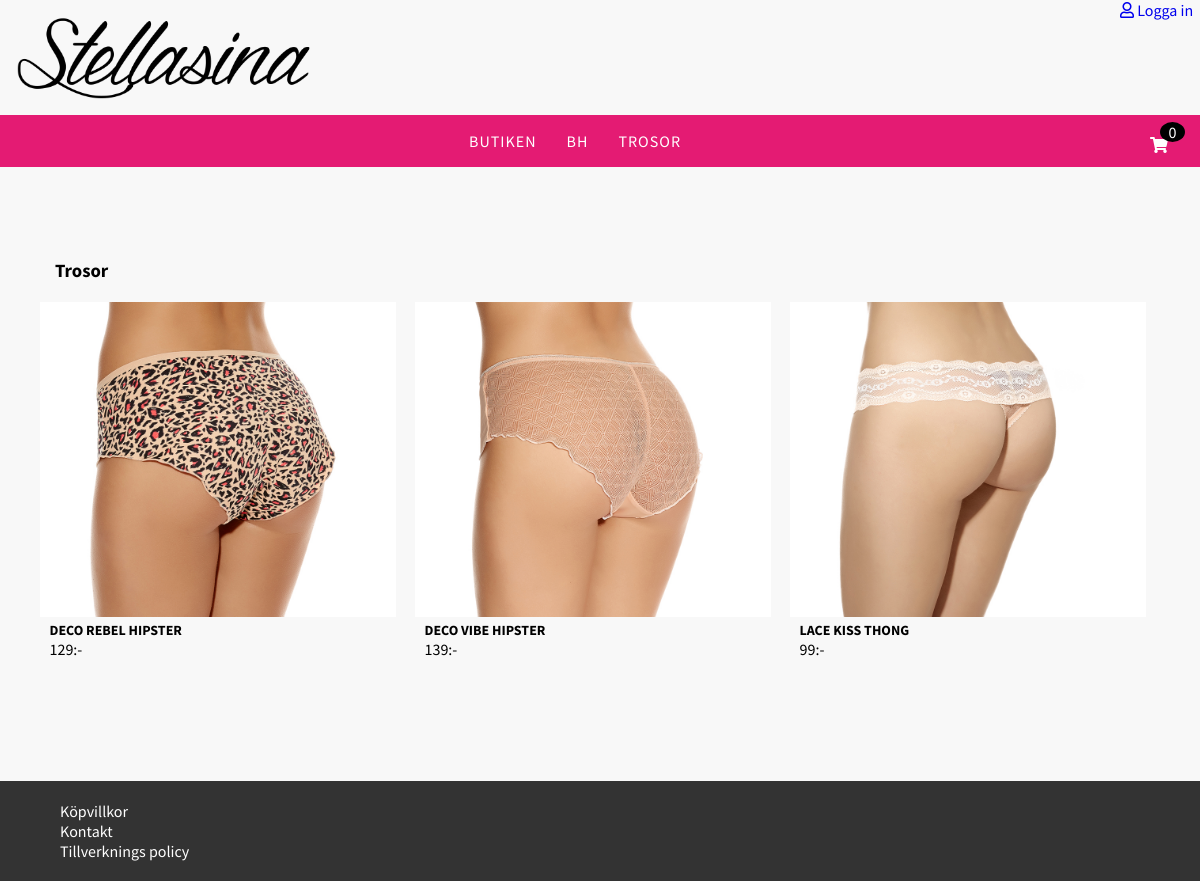
Page /category/Trosor on the committed database.
### tables this page shows
CREATE TABLE categorys
(   CategoryId INT NOT NULL AUTO_INCREMENT PRIMARY KEY,  
    CategoryName VARCHAR(550) NOT NULL
);

CREATE TABLE Products
(
    ProductsId INT NOT NULL AUTO_INCREMENT PRIMARY KEY,  
    ProductName VARCHAR(50) NOT NULL,
    Description VARCHAR(500) NOT NULL,
    Price  INT NOT NULL,
    Color VARCHAR(50) NOT NULL,
    Img  VARCHAR(500) NOT NULL,
    CategoryId INT NOT NULL,

    constraint FK_catID foreign key(CategoryId) references categorys(CategoryId)
);

### resources/classes/product.php (called while the page is built, shortened)
<?php
class Product {
    public function get_productsBycategory() {
        $pdo = connect();
        $sql = "SELECT * FROM categorys as C
        JOIN products AS P ON P.CategoryId = C.CategoryId
        WHERE C.CategoryName = '" . $this->{"CategoryName"} . "'";
        $toGet = $pdo->prepare($sql);
        $toGet->execute();
        return $toGet;
    }
    public function get_category() {
        $pdo = connect();
        $sql = "SELECT * FROM categorys
        WHERE CategoryName = '" . $this->{"CategoryName"} . "'";
        $toGet = $pdo->prepare($sql);
        $toGet->execute();
        return $toGet;
    }
    public function get_categoryForHeader() {
        $pdo = connect();
        $sql = "SELECT * FROM categorys";
        $toGet = $pdo->prepare($sql);
        $toGet->execute();
        return $toGet;
    }
}
?>

### shop/category-page.php (the view)
<?php
$productCat = New Product;
$request = $_SERVER['REQUEST_URI'];
$url = $request;
$url = trim($url, "/");
$url = explode("/", $url);
$id = $url[2];
$urls = explode("?", $id);
$productCat->CategoryName = $urls[0];
$result = $productCat->get_productsBycategory();
$rows = $result->fetchAll(PDO::FETCH_ASSOC);
$try = $productCat->get_category();
$categorylabel = $try->fetch();
?>
<main id="product-content">
    <section class="product-container">
        <h3 class="category-title"><?php echo $categorylabel['CategoryName']; ?></h3>
        <?php foreach($rows as $row) { ?>
        <div class="product-card">
            <a href="http://localhost/Stellasina/shop/product-detail.php?product=<?php echo $row['ProductsId']; ?>">
            <img class="product-image" src="../<?php echo $row['Img'];?>" >
            <h2 class="title"><?php echo $row['ProductName']; ?></h2>
            <span class="price"><?php echo $row['Price'];?></span><span>:-</span>
            </a>
        </div>
        <?php } ?>
    </section>
</main>

### header.php (shortened to what this page needs)
<?php
$productCat = New Product;
$result = $productCat->get_categoryForHeader();
$category = $result->fetchAll();
?>
<!DOCTYPE html>
<html>
    <head>
        <link rel="stylesheet" href="https://use.fontawesome.com/releases/v5.11.2/css/all.css">
        <link rel="stylesheet" href="https://use.fontawesome.com/releases/v5.11.2/css/v4-shims.css">
        <link rel="stylesheet" type="text/css" href="http://localhost/Stellasina/css/style.css?d=<?php echo time(); ?>">
        <link rel="stylesheet" type="text/css" href="http://localhost/Stellasina/css/admin.css?d=<?php echo time(); ?>">
        <link rel="stylesheet" type="text/css" href="http://localhost/Stellasina/css/customer.css?d=<?php echo time(); ?>">
        <link rel="stylesheet" type="text/css" href="http://localhost/Stellasina/css/shop.css?d=<?php echo time(); ?>">
    </head>
<body>
    <header>
      <div class="header-logo">
        <a href="http://localhost/Stellasina/"><img src="http://localhost/Stellasina/img/logo.png"></a>
      </div>
      <?php if($_SESSION['authorized'] != true) { ?>
        <a href="http://localhost/Stellasina/login" class="login-logout"><i class="far fa-user"></i> Logga in</a>
      <?php } else if(isset ($_SESSION['authorized']) && $_SESSION['authorized'] === true) { ?>
        <a href="http://localhost/Stellasina/customerstart" class="my-account login-logout">Mitt konto</a>
        <a href="http://localhost/Stellasina/logout" class="login-logout"><i class="far fa-user"></i> Logga ut</a>
      <?php } ?>
      <nav class="main-nav">
        <div class="cart-button">
            <div class="qty-in-cart"></div>
            <i class="fas fa-shopping-cart"></i>
        </div>
        <ul>
            <li><a href="http://localhost/Stellasina/products">Butiken</a></li>
            <?php foreach($category as $row) { ?>
            <li><a href="http://localhost/Stellasina/category/<?php echo $row['CategoryName']; ?>"><?php echo $row['CategoryName'] ?></a></li>
            <?php } ?>
        </ul>
      </nav>
    </header>
    <?php   include_once 'headercart.php'; ?>

### css/style.css (style rules this page uses)
* { font-family: 'Source Sans Pro', sans-serif; box-sizing: border-box; }
html, body { box-sizing: border-box; width: 100%; min-height: 100%; height: 100%; }
body { margin: 0; padding: 0; background: #f8f8f8; }
main { margin: 120px auto 110px auto; }
header, main { width: 80%; display: block; }
header { width: 100%; justify-content: center; background: #f8f8f8; z-index: 10; height: 120px; }
.header-logo { width: 100%; top: 0; z-index: 999; background: #f8f8f8; position: absolute; }
header img { width: 300px; margin: 15px; }
header .login-logout { width: 80px; position: absolute; top: 0; right: 0; z-index: 999; }
.main-nav { width: 100%; background: #e41b73; display: block; top: 115px; position: absolute; z-index: 999; }
.main-nav ul { list-style: none; display: flex; justify-content: center; padding-left: 0px; }
.main-nav li { color: white; display: inline-block; text-transform: uppercase; font-family: 'Source Sans Pro', sans-serif; letter-spacing: 1px; }
.main-nav li a { padding-left: 15px; padding-right: 15px; }
.cart-button { width: 50px; display: block; float: right; cursor: pointer; }
.qty-in-cart { background: black; width: 25px; border-radius: 50%; z-index: 9999999; color: white; text-align: center; top: 7px; left: 10px; position: relative; }
.main-nav .fas { color: white; }
a { text-decoration: none; }
.product-card h2 { font-size: 14px; margin: 0px; padding-left: 10px; }
.product-card .price { padding-left: 10px; }
.category-title { width: 100%; margin-left: 55px; }
li > a { color: #fff; }

### css/shop.css (style rules this page uses)
.product-container { display: flex; flex-wrap: wrap; flex-direction: row; justify-content: center; }
.product-card { box-sizing: border-box; display: block; margin-right: 15px; width: 30%; margin-bottom: 10px; padding: 2px; }
.product-card a { text-decoration: none; text-transform: uppercase; color: #000; }
.product-card a > .product-image { width: 100%; }
#product-content { width: unset; }

### rows in the picture
categorys: CategoryName "BH"
categorys: CategoryName "TROSOR", CategoryName "Trosor"
products: Img (picture), ProductName "DECO REBEL HIPSTER", Price "129"
products: Img (picture), ProductName "DECO VIBE HIPSTER", Price "139"
products: Img (picture), ProductName "LACE KISS THONG", Price "99"
